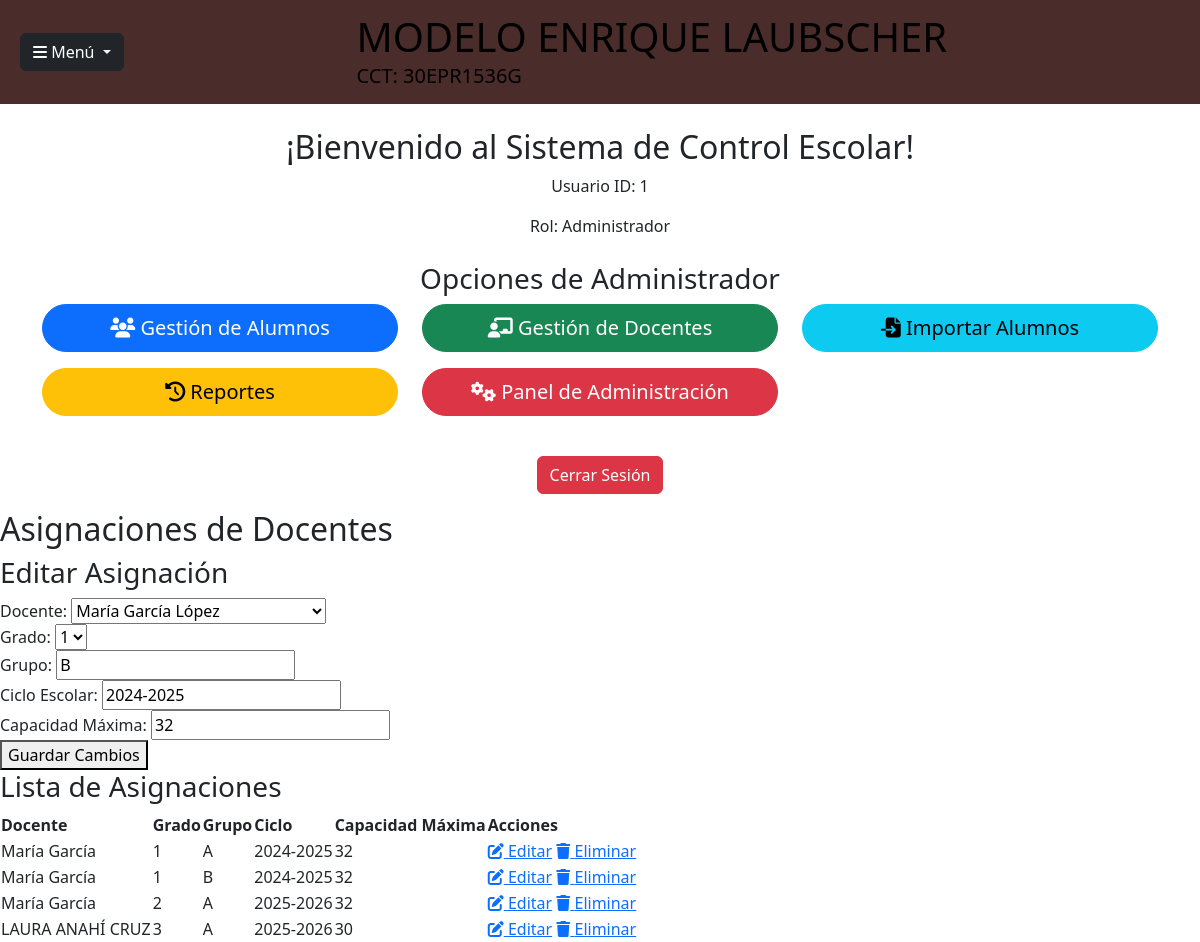
The app's page /asignaciones.php?edit=2 (signed in) with its own data.
### tables this page shows
CREATE TABLE `grupos` (
  `id` int(11) NOT NULL,
  `grado` int(11) NOT NULL,
  `grupo` char(1) NOT NULL,
  `id_docente` int(11) DEFAULT NULL,
  `ciclo` varchar(9) DEFAULT NULL,
  `capacidad_maxima` int(11) DEFAULT 32
);

CREATE TABLE `docentes` (
  `id` int(11) NOT NULL,
  `nombre` varchar(100) NOT NULL,
  `primer_apellido` varchar(100) NOT NULL,
  `segundo_apellido` varchar(100) DEFAULT NULL,
  `direccion` text DEFAULT NULL,
  `telefono` varchar(15) DEFAULT NULL
);

### asignaciones.php (the view, shortened to what this page needs)
<?php
require 'database.php';
$edit_asignacion = null;
if (isset($_GET['edit'])) {
    $id = $_GET['edit'];
    $sql_edit = "SELECT * FROM grupos WHERE id = :id";
    $stmt_edit = $conn->prepare($sql_edit);
    $stmt_edit->execute([':id' => $id]);
    $edit_asignacion = $stmt_edit->fetch(PDO::FETCH_ASSOC);
}
$sql_docentes = "SELECT * FROM docentes";
$stmt_docentes = $conn->prepare($sql_docentes);
$stmt_docentes->execute();
$docentes = $stmt_docentes->fetchAll(PDO::FETCH_ASSOC);
$sql_grupos = "SELECT g.*, d.nombre, d.primer_apellido
               FROM grupos g
               JOIN docentes d ON g.id_docente = d.id";
$stmt_grupos = $conn->prepare($sql_grupos);
$stmt_grupos->execute();
$grupos = $stmt_grupos->fetchAll(PDO::FETCH_ASSOC);
require 'header.php';
?>
<main>
    <h2>Asignaciones de Docentes</h2>
    <div class="form-container">
        <h3><?php echo $edit_asignacion ? 'Editar Asignación' : 'Agregar Asignación'; ?></h3>
        <form method="POST" action="">
            <label>Docente:</label>
            <select name="id_docente" required>
                <?php foreach ($docentes as $docente): ?>
                    <option value="<?php echo $docente['id']; ?>" <?php echo ($edit_asignacion && $edit_asignacion['id_docente'] == $docente['id']) ? 'selected' : ''; ?>>
                        <?php echo $docente['nombre'] . ' ' . $docente['primer_apellido'] . ' ' . $docente['segundo_apellido']; ?>
                    </option>
                <?php endforeach; ?>
            </select><br>
            <label>Grado:</label>
            <select name="grado" required>
                <?php for ($i = 1; $i <= 6; $i++): ?>
                    <option value="<?php echo $i; ?>" <?php echo ($edit_asignacion && $edit_asignacion['grado'] == $i) ? 'selected' : ''; ?>>
                        <?php echo $i; ?>
                    </option>
                <?php endfor; ?>
            </select><br>
            <label>Grupo:</label>
            <input type="text" name="grupo" value="<?php echo $edit_asignacion['grupo'] ?? ''; ?>" required><br>
            <label>Ciclo Escolar:</label>
            <input type="text" name="ciclo" value="<?php echo $edit_asignacion['ciclo'] ?? '2025-2026'; ?>" required><br>
            <label>Capacidad Máxima:</label>
            <input type="number" name="capacidad_maxima" value="<?php echo $edit_asignacion['capacidad_maxima'] ?? 30; ?>" required><br>
            <button type="submit" name="<?php echo $edit_asignacion ? 'edit_asignacion' : 'add_asignacion'; ?>">
                <?php echo $edit_asignacion ? 'Guardar Cambios' : 'Agregar Asignación'; ?>
            </button>
        </form>
    </div>
    <h3>Lista de Asignaciones</h3>
    <table>
        <thead>
            <tr>
                <th>Docente</th>
                <th>Grado</th>
                <th>Grupo</th>
                <th>Ciclo</th>
                <th>Capacidad Máxima</th>
                <th>Acciones</th>
            </tr>
        </thead>
        <tbody>
            <?php foreach ($grupos as $grupo): ?>
                <tr>
                    <td><?php echo $grupo['nombre'] . ' ' . $grupo['primer_apellido']; ?></td>
                    <td><?php echo $grupo['grado']; ?></td>
                    <td><?php echo $grupo['grupo']; ?></td>
                    <td><?php echo $grupo['ciclo']; ?></td>
                    <td><?php echo $grupo['capacidad_maxima']; ?></td>
                    <td>
                        <a href="asignaciones.php?edit=<?php echo $grupo['id']; ?>"><i class="fas fa-edit"></i> Editar</a>
                        <a href="asignaciones.php?delete=<?php echo $grupo['id']; ?>" onclick="return confirm('¿Estás seguro de eliminar esta asignación?');"><i class="fas fa-trash"></i> Eliminar</a>
                    </td>
                </tr>
            <?php endforeach; ?>
        </tbody>
    </table>
</main>
</body>
</html>

### records on screen
grupos: id_docente "María García López", grado "1", grupo "B", ciclo "2024-2025", capacidad_maxima "32", id_docente.nombre "María", id_docente.primer_apellido "García"
grupos: id_docente.nombre "María", id_docente.primer_apellido "García", grado "1", grupo "A", ciclo "2024-2025", capacidad_maxima "32"
grupos: id_docente.nombre "María", id_docente.primer_apellido "García", grado "2", grupo "A", ciclo "2025-2026", capacidad_maxima "32"
grupos: id_docente.nombre "LAURA ANAHÍ", id_docente.primer_apellido "CRUZ", grado "3", grupo "A", ciclo "2025-2026", capacidad_maxima "30"

### other values on screen
$_SESSION['user_id'] "1"
